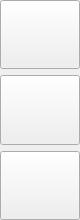
<?xml version="1.0" encoding="UTF-8"?>
<ui version="4.0">
 <class>NewOpenSaveToolbar</class>
 <widget class="QWidget" name="NewOpenSaveToolbar">
  <property name="geometry">
   <rect>
    <x>0</x>
    <y>0</y>
    <width>80</width>
    <height>220</height>
   </rect>
  </property>
  <property name="windowTitle">
   <string>New, Open, Save</string>
  </property>
  <layout class="QVBoxLayout" name="verticalLayout">
   <property name="leftMargin">
    <number>0</number>
   </property>
   <property name="topMargin">
    <number>0</number>
   </property>
   <property name="rightMargin">
    <number>0</number>
   </property>
   <property name="bottomMargin">
    <number>0</number>
   </property>
   <item>
    <widget class="QToolButton" name="pbNew">
     <property name="sizePolicy">
      <sizepolicy hsizetype="Expanding" vsizetype="Expanding">
       <horstretch>0</horstretch>
       <verstretch>0</verstretch>
      </sizepolicy>
     </property>
     <property name="focusPolicy">
      <enum>Qt::NoFocus</enum>
     </property>
     <property name="text">
      <string/>
     </property>
     <property name="icon">
      <iconset theme="document-new">
       <normaloff>.</normaloff>.</iconset>
     </property>
     <property name="iconSize">
      <size>
       <width>48</width>
       <height>48</height>
      </size>
     </property>
     <property name="popupMode">
      <enum>QToolButton::InstantPopup</enum>
     </property>
     <property name="toolButtonStyle">
      <enum>Qt::ToolButtonIconOnly</enum>
     </property>
    </widget>
   </item>
   <item>
    <widget class="QToolButton" name="pbOpen">
     <property name="sizePolicy">
      <sizepolicy hsizetype="Expanding" vsizetype="Expanding">
       <horstretch>0</horstretch>
       <verstretch>0</verstretch>
      </sizepolicy>
     </property>
     <property name="focusPolicy">
      <enum>Qt::NoFocus</enum>
     </property>
     <property name="icon">
      <iconset theme="document-open">
       <normaloff>.</normaloff>.</iconset>
     </property>
     <property name="iconSize">
      <size>
       <width>48</width>
       <height>48</height>
      </size>
     </property>
     <property name="popupMode">
      <enum>QToolButton::InstantPopup</enum>
     </property>
     <property name="toolButtonStyle">
      <enum>Qt::ToolButtonIconOnly</enum>
     </property>
    </widget>
   </item>
   <item>
    <widget class="QToolButton" name="pbSave">
     <property name="sizePolicy">
      <sizepolicy hsizetype="Expanding" vsizetype="Expanding">
       <horstretch>0</horstretch>
       <verstretch>0</verstretch>
      </sizepolicy>
     </property>
     <property name="focusPolicy">
      <enum>Qt::NoFocus</enum>
     </property>
     <property name="icon">
      <iconset theme="document-save">
       <normaloff>.</normaloff>.</iconset>
     </property>
     <property name="iconSize">
      <size>
       <width>48</width>
       <height>48</height>
      </size>
     </property>
     <property name="popupMode">
      <enum>QToolButton::InstantPopup</enum>
     </property>
     <property name="toolButtonStyle">
      <enum>Qt::ToolButtonIconOnly</enum>
     </property>
    </widget>
   </item>
  </layout>
 </widget>
 <resources/>
 <connections/>
</ui>
